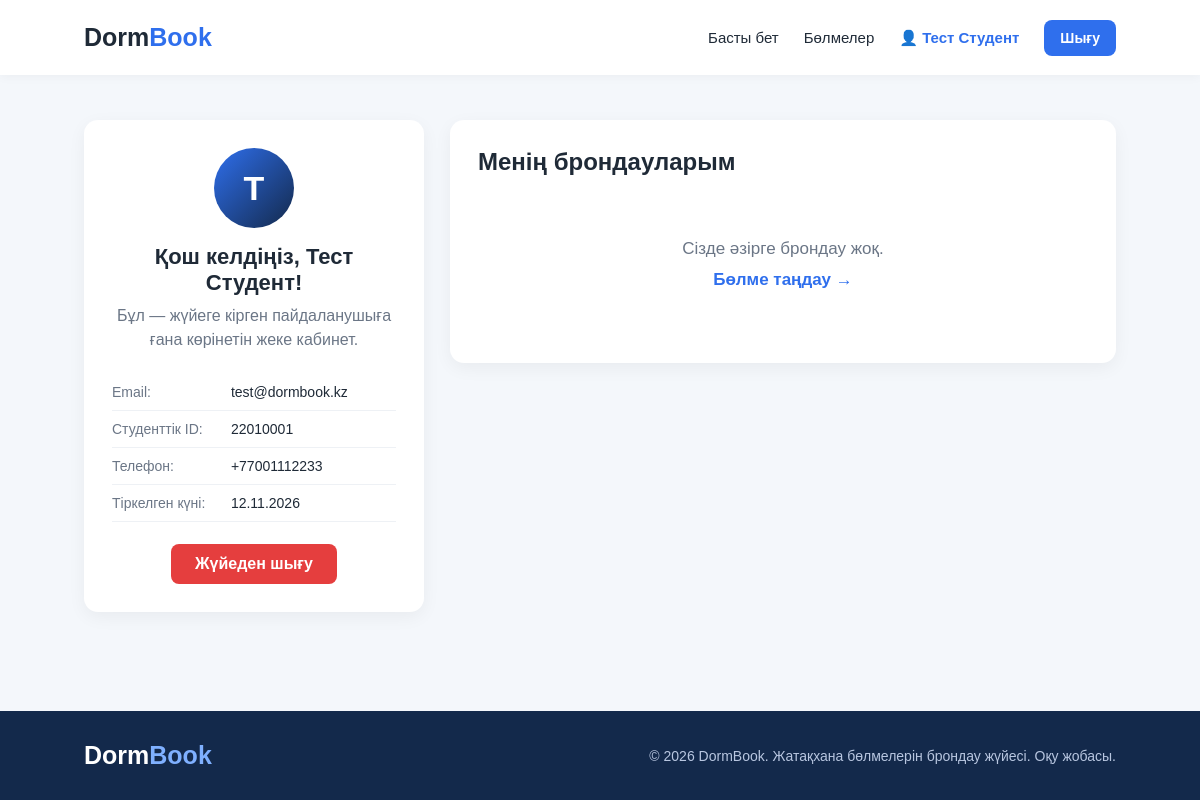
The app's page /profile.php (signed in) with its own data.
### tables this page shows
CREATE TABLE IF NOT EXISTS users (
    id INT AUTO_INCREMENT PRIMARY KEY,
    full_name VARCHAR(100) NOT NULL,
    email VARCHAR(100) NOT NULL UNIQUE,
    student_id VARCHAR(20) NOT NULL UNIQUE,
    phone VARCHAR(20) NOT NULL,
    password_hash VARCHAR(255) NOT NULL,
    role ENUM('student', 'admin') NOT NULL DEFAULT 'student',
    created_at TIMESTAMP DEFAULT CURRENT_TIMESTAMP
);

### profile.php (the view, shortened to what this page needs)
<?php
require_once "db.php";
$userId = $_SESSION["user_id"];
$stmt = $pdo->prepare(
    "SELECT full_name, email, student_id, phone, created_at FROM users WHERE id = ?"
);
$stmt->execute([$userId]);
$user = $stmt->fetch();
$stmt = $pdo->prepare(
    "SELECT b.id, b.start_date, b.end_date, b.status, b.created_at,
            r.room_number, r.price_per_month, d.name AS dorm_name
     FROM bookings b
     JOIN rooms r ON r.id = b.room_id
     JOIN dormitories d ON d.id = r.dormitory_id
     WHERE b.user_id = ?
     ORDER BY b.created_at DESC, b.id DESC"
);
$stmt->execute([$userId]);
$bookings = $stmt->fetchAll();
include "header.php";
?>
<section class="profile-section">
    <div class="profile-card">
        <div class="avatar"><?= htmlspecialchars(mb_substr($user["full_name"], 0, 1)) ?></div>
        <h1>Қош келдіңіз, <?= htmlspecialchars($user["full_name"]) ?>!</h1>
        <p class="intro">Бұл — жүйеге кірген пайдаланушыға ғана көрінетін жеке кабинет.</p>
        <ul class="profile-info">
            <li><span>Email:</span> <?= htmlspecialchars($user["email"]) ?></li>
            <li><span>Студенттік ID:</span> <?= htmlspecialchars($user["student_id"]) ?></li>
            <li><span>Телефон:</span> <?= htmlspecialchars($user["phone"]) ?></li>
            <li><span>Тіркелген күні:</span> <?= date("d.m.Y", strtotime($user["created_at"])) ?></li>
        </ul>
        <a href="logout.php" class="logout-btn">Жүйеден шығу</a>
    </div>
    <div class="bookings-card">
        <h2>Менің брондауларым</h2>
        <?php if (count($bookings) === 0): ?>
            <p class="empty-message">
                Сізде әзірге брондау жоқ.<br>
                <a href="rooms.php">Бөлме таңдау →</a>
            </p>
        <?php endif; ?>
    </div>
</section>
<?php include "footer.php"; ?>

### style.css (style rules this page uses)
* { margin: 0; padding: 0; box-sizing: border-box; }
body { font-family: Arial, sans-serif; color: #1f2a37; background: #f4f7fb; min-height: 100vh; display: flex; flex-direction: column; }
a { text-decoration: none; color: inherit; }
.empty-message { text-align: center; padding: 40px; color: #6b7686; font-size: 17px; line-height: 1.8; }
.empty-message a { color: #2f6fed; font-weight: bold; }
.intro { color: #6b7686; line-height: 1.5; margin-bottom: 22px; }
.profile-section { padding: 45px 7%; display: grid; grid-template-columns: 340px 1fr; gap: 26px; align-items: start; }
.profile-card, .bookings-card { background: white; border-radius: 14px; padding: 28px; box-shadow: 0 5px 18px #0000000d; }
.profile-card { text-align: center; }
.avatar { width: 80px; height: 80px; margin: 0 auto 16px; border-radius: 50%; background: linear-gradient(135deg, #2f6fed, #13294b); color: white; font-size: 34px; font-weight: bold; display: flex; align-items: center; justify-content: center; }
.profile-card h1 { font-size: 22px; margin-bottom: 8px; }
.profile-info { list-style: none; text-align: left; margin-bottom: 22px; }
.profile-info li { padding: 10px 0; border-bottom: 1px solid #eef1f5; font-size: 14px; }
.profile-info span { color: #6b7686; display: inline-block; min-width: 115px; }
.logout-btn { display: inline-block; background: #e53e3e; color: white; padding: 11px 24px; border-radius: 8px; font-weight: bold; }
.bookings-card h2 { margin-bottom: 18px; }

### records on screen
users: full_name "Т", full_name "Тест Студент", email "test@dormbook.kz", student "22010001", phone "+77001112233", created_at "12.11.2026"

### other values on screen
$_SESSION["user_name"] "Тест Студент"
